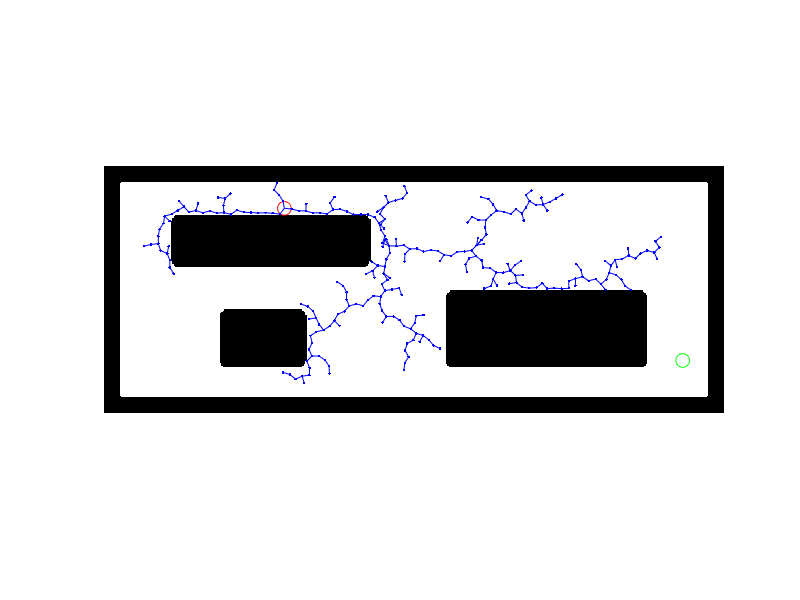

The MATLAB source for this figure:
clc; clear;
% Load the map
load('image_map.mat');


% Define the start and goal points
start_point = [30, 125];
goal_point = [135, 400];

% Set maximum number of iterations
max_iterations = 400;

% Define parameters
delta = 5; % Step size for extending the tree

% Initialize tree
tree = [start_point, 0]; % Tree structure: [x, y, parent_index]

% Initialize plot
figure;
imshow(image_map);
hold on;

% Plot start and goal points
plot(start_point(2), start_point(1), 'ro', 'MarkerSize', 10);
plot(goal_point(2), goal_point(1), 'go', 'MarkerSize', 10);

% RRT algorithm
for i = 1:max_iterations
    
    % Generate random point
    random_point = [randi(size(image_map, 1)), randi(size(image_map, 2))];

    % Find nearest point in the tree
    distances = sqrt(sum((tree(:, 1:2) - random_point).^2, 2));
    [~, nearest_index] = min(distances);
    nearest_point = tree(nearest_index, 1:2);
    
    % Extend tree towards the random point
    direction = (random_point - nearest_point) / norm(random_point - nearest_point);
    new_point = nearest_point + delta * direction;
    
    % Check if new point is valid (not in collision)
    if image_map(round(new_point(1)), round(new_point(2))) == 0
        continue; % Skip this iteration if collision occurs
    end
    
    % Check for collision along the path
    path_points = [linspace(nearest_point(1), new_point(1), 10)', linspace(nearest_point(2), new_point(2), 10)'];
    collision = false;
    for j = 1:size(path_points, 1)
        if image_map(round(path_points(j, 1)), round(path_points(j, 2))) == 0
            collision = true;
            break;
        end
    end
    
    % Add new point to the tree if no collision along the path
    if ~collision
        % Add new point to the tree
        tree = [tree; new_point, nearest_index];
        
        % Plot new point
        plot(new_point(2), new_point(1), 'b.');
        
        % Plot segment from nearest point to new point
            plot([nearest_point(2), new_point(2)], [nearest_point(1), new_point(1)], 'b');


 end

   end

% Check if solution found
if i == max_iterations
    distances_2 = sqrt(sum((tree(:, 1:2) - goal_point).^2, 2));
    [~, nearest_index_2] = min(distances_2);
    nearest_point_2 = tree(nearest_index_2, 1:2);
    new_point= nearest_point_2;

% check collision
collision = false;
path_points = [linspace(goal_point(1), new_point(1), 10)', linspace(goal_point(2), new_point(2), 10)'];
    for j = 1:size(path_points, 1)
        if image_map(round(path_points(j, 1)), round(path_points(j, 2))) == 0
            collision = true;
            disp('Collision at last: End')
            break;
        end
    end
    
    % Add new point to the tree if no collision along the path
    if ~collision
       plot([nearest_point_2(2), goal_point(2)], [nearest_point_2(1), goal_point(1)], 'b');
        disp('Forced in the last iteration the nearest point to goal point')

    end     
    
end

if ~collision
% Plot path
    path = [new_point];
    while norm(path(end,:) - start_point) > 1
        parent_index = tree(find(ismember(tree(:,1:2),path(end,:),'rows')),3);
        path = [path; tree(parent_index,1:2)];
    end
    plot(path(:,2), path(:,1), 'r-', 'LineWidth', 2);
    plot([new_point(2), goal_point(2)], [new_point(1), goal_point(1)], 'r-', 'LineWidth', 2);

else
    disp('Invalid path: Restart')
end